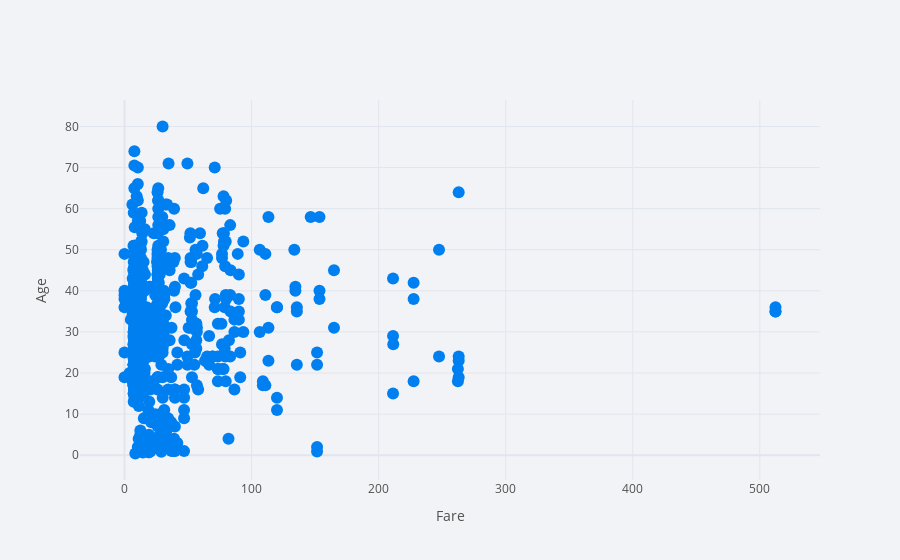

The notebook cell this image was saved under:
### Code cell
titanic.iplot(x= "fare", y= "age", mode="markers", xTitle= "Fare", yTitle= "Age")

### Figure 1 — Plotly figure (JSON) as saved in the notebook; plotly's stock layout.template omitted (floating-point values rounded to 4 significant figures; data arrays with more than 128 entries replaced by an {"elided": "..."} marker saying what was removed)
{"data": [{"line": {"color": "rgba(0, 128, 240, 1.0)", "dash": "solid", "shape": "linear", "width": 1.3}, "marker": {"size": 12, "symbol": "circle"}, "mode": "markers", "name": "age", "text": "", "type": "scatter", "x": {"elided": "891 float values"}, "y": {"elided": "891 mixed values"}}], "layout": {"legend": {"bgcolor": "#F2F3F7", "font": {"color": "#505050"}}, "paper_bgcolor": "#F2F3F7", "plot_bgcolor": "#F2F3F7", "title": {"font": {"color": "#484848"}}, "xaxis": {"gridcolor": "#E1E5ED", "showgrid": true, "tickfont": {"color": "#505050"}, "title": {"font": {"color": "#505050"}, "text": "Fare"}, "zerolinecolor": "#E1E5ED"}, "yaxis": {"gridcolor": "#E1E5ED", "showgrid": true, "tickfont": {"color": "#505050"}, "title": {"font": {"color": "#505050"}, "text": "Age"}, "zerolinecolor": "#E1E5ED"}}}
